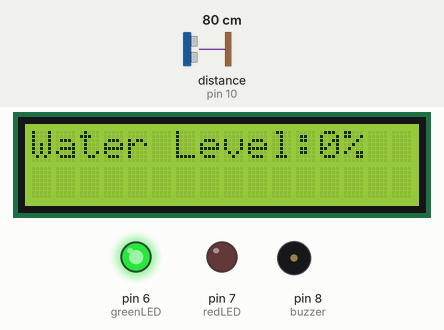
This sketch was run on a simulated Arduino Uno, built with avr-gcc and run on an emulated ATmega328P. Parts: 16×2 character LCD, output pins drawn as LEDs (lit = HIGH), buzzer (waves = sounding, pin HIGH). Wiring (inferred from the names in the program): ultrasonic range finder: trigger pin 9; echo pin 10. The inputs (shaded band) are chosen by the test bench; at power-on: distance to the obstacle (sensor on pin 10) 80 cm. The echo pulse lasts 58.3 µs per cm; pins used as bus, display or sensor lines are not drawn.

Above: at 3.2 s.
3.3 s: distance to the obstacle (sensor on pin 10) set to 5 cm
At 5.2 s:
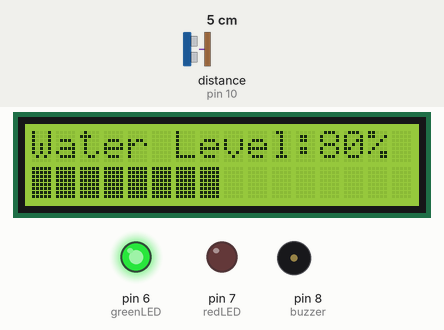
5.6 s: distance to the obstacle (sensor on pin 10) set to 2 cm
At 7.4 s:
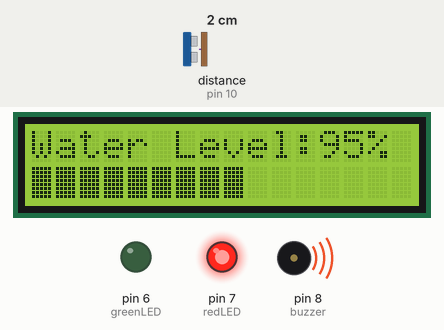
7.7 s: distance to the obstacle (sensor on pin 10) set to 9 cm
At 8.8 s:
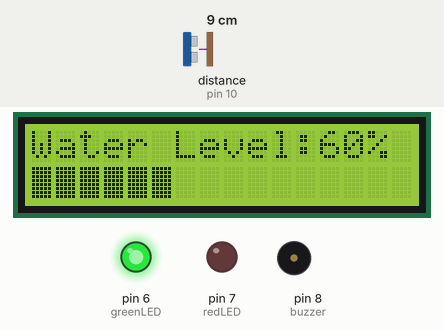
9.7 s: distance to the obstacle (sensor on pin 10) set to 18 cm
At 11.2 s:
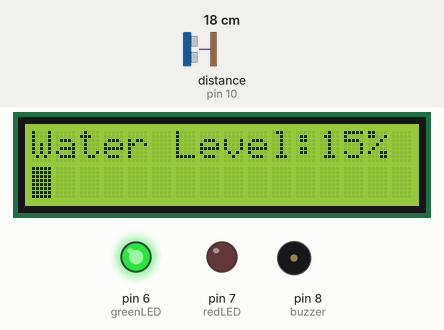
11.8 s: distance to the obstacle (sensor on pin 10) set to 7 cm
At 13.5 s:
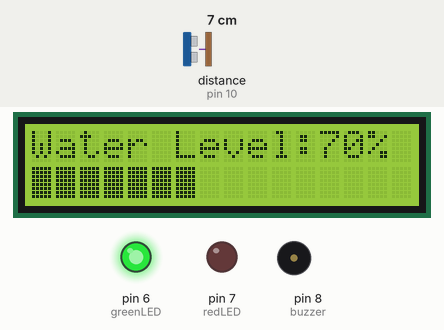
13.8 s: distance to the obstacle (sensor on pin 10) set to 13 cm
At 14.8 s:
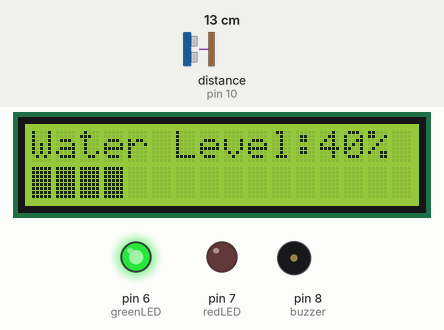
Timing chart, 0 to 16.8 s (numbered marks = the images above; inputs shaded):
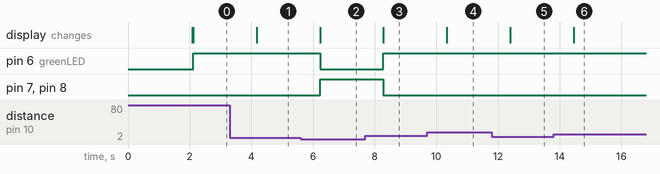

The sketch:

Water_level.ino
```cpp
// Water level Monitoring System
#include <Wire.h>
#include <LiquidCrystal_I2C.h>
// Initialize LCD (Address 0x27, 16 columns, 2 rows)
LiquidCrystal_I2C lcd(0x27, 16, 2);

// Pin definitions
#define trigPin 9
#define echoPin 10
#define greenLED 6
#define redLED 7
#define buzzer 8
// Tank height in cm (adjust according to your tank)
#define tankHeight 20

void setup() {
  pinMode(trigPin, OUTPUT);
  pinMode(echoPin, INPUT);
  pinMode(greenLED, OUTPUT);
  pinMode(redLED, OUTPUT);
  pinMode(buzzer, OUTPUT);
  lcd.begin();
  lcd.backlight();
  lcd.setCursor(0, 0);
  lcd.print("Water Monitor");
  delay(2000);
  lcd.clear();
}

void loop() {
  long duration;
  int distance;
  int waterLevel;
  int percentage;
  // Send ultrasonic pulse
  digitalWrite(trigPin, LOW);
  delayMicroseconds(2);
  digitalWrite(trigPin, HIGH);
  delayMicroseconds(10);
  digitalWrite(trigPin, LOW);

  // Receive echo
  duration = pulseIn(echoPin, HIGH);
  // Calculate distance in cm
  distance = duration * 0.034 / 2;
  // Calculate water level
  waterLevel = tankHeight - distance;
  // Limit values
  if (waterLevel < 0) waterLevel = 0;
  if (waterLevel > tankHeight) waterLevel = tankHeight;
  // Convert to percentage
  percentage = (waterLevel * 100) / tankHeight;
  // LCD Display
  lcd.setCursor(0, 0);
  lcd.print("Water Level:");
  lcd.print(percentage);
  lcd.print("%   ");
  // Draw bar graph
  lcd.setCursor(0, 1);
  int bars = percentage / 10;

  for (int i = 0; i < bars; i++) {
    lcd.print((char)255); // Full block
  }
  for (int i = bars; i < 10; i++) {
    lcd.print(" ");
  }
  // LED & Buzzer Logic
  if (percentage <= 85) {
    digitalWrite(greenLED, HIGH);
    digitalWrite(redLED, LOW);
    digitalWrite(buzzer, LOW);
  }
  else {
    digitalWrite(greenLED, LOW);
    digitalWrite(redLED, HIGH);
    digitalWrite(buzzer, HIGH);
  }
  delay(1000);
}
```

Measured:
- the behaviour switches between 4 and 3 cm on distance to the obstacle (sensor on pin 10) (found by bisection; images 1 and 2)
- after the input at 3.3 s, the display: changes after 0.87 s (image 1)
- after the input at 5.6 s, pin 6 (greenLED): HIGH → LOW after 0.63 s; pin 7 (redLED), pin 8 (buzzer): LOW → HIGH after 0.63 s; the display: changes after 0.63 s (image 2)
- after the input at 7.7 s, pin 6 (greenLED): LOW → HIGH after 0.58 s; pin 7 (redLED), pin 8 (buzzer): HIGH → LOW after 0.58 s; the display: changes after 0.58 s (image 3)
- after the input at 9.7 s, the display: changes after 0.64 s (image 4)
- after the input at 11.8 s, the display: changes after 0.60 s (image 5)
- after the input at 13.8 s, the display: changes after 0.66 s (image 6)
